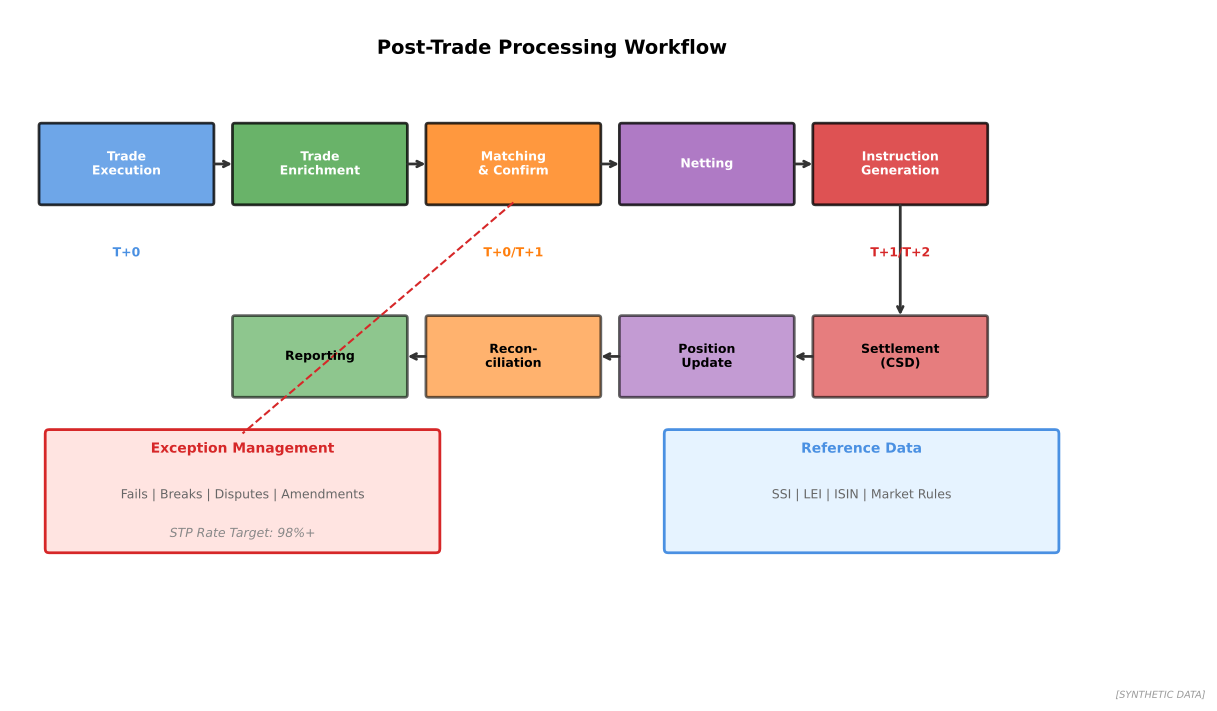

Write the Python code that produced this figure.
"""
Post-Trade Processing Flow
Trade to settlement workflow

Output: post_trade_flow.pdf
Module: module_04_trad_finance
Lesson: 44 - Capital Markets Tech
"""

from pathlib import Path
import matplotlib.pyplot as plt
import matplotlib.patches as mpatches
import numpy as np

CHART_METADATA = {
    'title': 'Post-Trade Flow',
    'module': 'module_04_trad_finance',
    'lesson': 44,
    'url': 'https://github.com/Digital-AI-Finance/digital-finance/tree/main/module_04_trad_finance/figures/post_trade_flow'
}

plt.rcParams.update({'font.size': 10, 'axes.labelsize': 10})

def create_chart():
    fig, ax = plt.subplots(figsize=(14, 8))
    ax.set_xlim(0, 14)
    ax.set_ylim(0, 8)
    ax.axis('off')

    # Main flow (horizontal)
    flow_steps = [
        ('Trade\nExecution', 1.5, 6, '#4A90E2'),
        ('Trade\nEnrichment', 4, 6, '#44A044'),
        ('Matching\n& Confirm', 6.5, 6, '#FF7F0E'),
        ('Netting', 9, 6, '#9B59B6'),
        ('Instruction\nGeneration', 11.5, 6, '#D62728'),
    ]

    for name, x, y, color in flow_steps:
        rect = mpatches.FancyBboxPatch((x-1.1, y-0.5), 2.2, 1,
                                        boxstyle="round,pad=0.03",
                                        facecolor=color, alpha=0.8, edgecolor='black', linewidth=2)
        ax.add_patch(rect)
        ax.text(x, y, name, ha='center', va='center', fontsize=9,
                fontweight='bold', color='white')

    # Arrows
    for i in range(len(flow_steps)-1):
        ax.annotate('', xy=(flow_steps[i+1][1]-1.1, flow_steps[i+1][2]),
                   xytext=(flow_steps[i][1]+1.1, flow_steps[i][2]),
                   arrowprops=dict(arrowstyle='->', lw=2, color='#333333'))

    # Second row
    flow_steps2 = [
        ('Settlement\n(CSD)', 11.5, 3.5, '#D62728'),
        ('Position\nUpdate', 9, 3.5, '#9B59B6'),
        ('Recon-\nciliation', 6.5, 3.5, '#FF7F0E'),
        ('Reporting', 4, 3.5, '#44A044'),
    ]

    for name, x, y, color in flow_steps2:
        rect = mpatches.FancyBboxPatch((x-1.1, y-0.5), 2.2, 1,
                                        boxstyle="round,pad=0.03",
                                        facecolor=color, alpha=0.6, edgecolor='black', linewidth=2)
        ax.add_patch(rect)
        ax.text(x, y, name, ha='center', va='center', fontsize=9,
                fontweight='bold', color='black')

    # Connect first and second row
    ax.annotate('', xy=(11.5, 4), xytext=(11.5, 5.5),
               arrowprops=dict(arrowstyle='->', lw=2, color='#333333'))

    # Arrows in second row
    for i in range(len(flow_steps2)-1):
        ax.annotate('', xy=(flow_steps2[i+1][1]+1.1, flow_steps2[i+1][2]),
                   xytext=(flow_steps2[i][1]-1.1, flow_steps2[i][2]),
                   arrowprops=dict(arrowstyle='->', lw=2, color='#333333'))

    # Exception handling box
    except_box = mpatches.FancyBboxPatch((0.5, 1), 5, 1.5,
                                          boxstyle="round,pad=0.05",
                                          facecolor='#FFE4E1', edgecolor='#D62728', linewidth=2)
    ax.add_patch(except_box)
    ax.text(3, 2.3, 'Exception Management', ha='center', va='center',
            fontsize=10, fontweight='bold', color='#D62728')
    ax.text(3, 1.7, 'Fails | Breaks | Disputes | Amendments',
            ha='center', va='center', fontsize=9, color='#666666')
    ax.text(3, 1.2, 'STP Rate Target: 98%+', ha='center', va='center',
            fontsize=9, style='italic', color='#888888')

    # Dashed line from matching to exceptions
    ax.plot([6.5, 3], [5.5, 2.5], '--', color='#D62728', lw=1.5)

    # Data sources box
    data_box = mpatches.FancyBboxPatch((8.5, 1), 5, 1.5,
                                        boxstyle="round,pad=0.05",
                                        facecolor='#E6F3FF', edgecolor='#4A90E2', linewidth=2)
    ax.add_patch(data_box)
    ax.text(11, 2.3, 'Reference Data', ha='center', va='center',
            fontsize=10, fontweight='bold', color='#4A90E2')
    ax.text(11, 1.7, 'SSI | LEI | ISIN | Market Rules',
            ha='center', va='center', fontsize=9, color='#666666')

    # Title
    ax.text(7, 7.5, 'Post-Trade Processing Workflow', ha='center', va='center',
            fontsize=14, fontweight='bold')

    # Timeline
    ax.text(1.5, 4.8, 'T+0', ha='center', fontsize=9, fontweight='bold', color='#4A90E2')
    ax.text(6.5, 4.8, 'T+0/T+1', ha='center', fontsize=9, fontweight='bold', color='#FF7F0E')
    ax.text(11.5, 4.8, 'T+1/T+2', ha='center', fontsize=9, fontweight='bold', color='#D62728')

    fig.text(0.98, 0.02, '[SYNTHETIC DATA]', fontsize=7, color='#999999', ha='right', style='italic')

    output_path = Path(__file__).parent / 'post_trade_flow.pdf'
    plt.savefig(output_path, format='pdf', dpi=300, bbox_inches='tight')
    plt.close()
    print(f"Chart saved to: {output_path}")
    return output_path

if __name__ == '__main__':
    create_chart()
